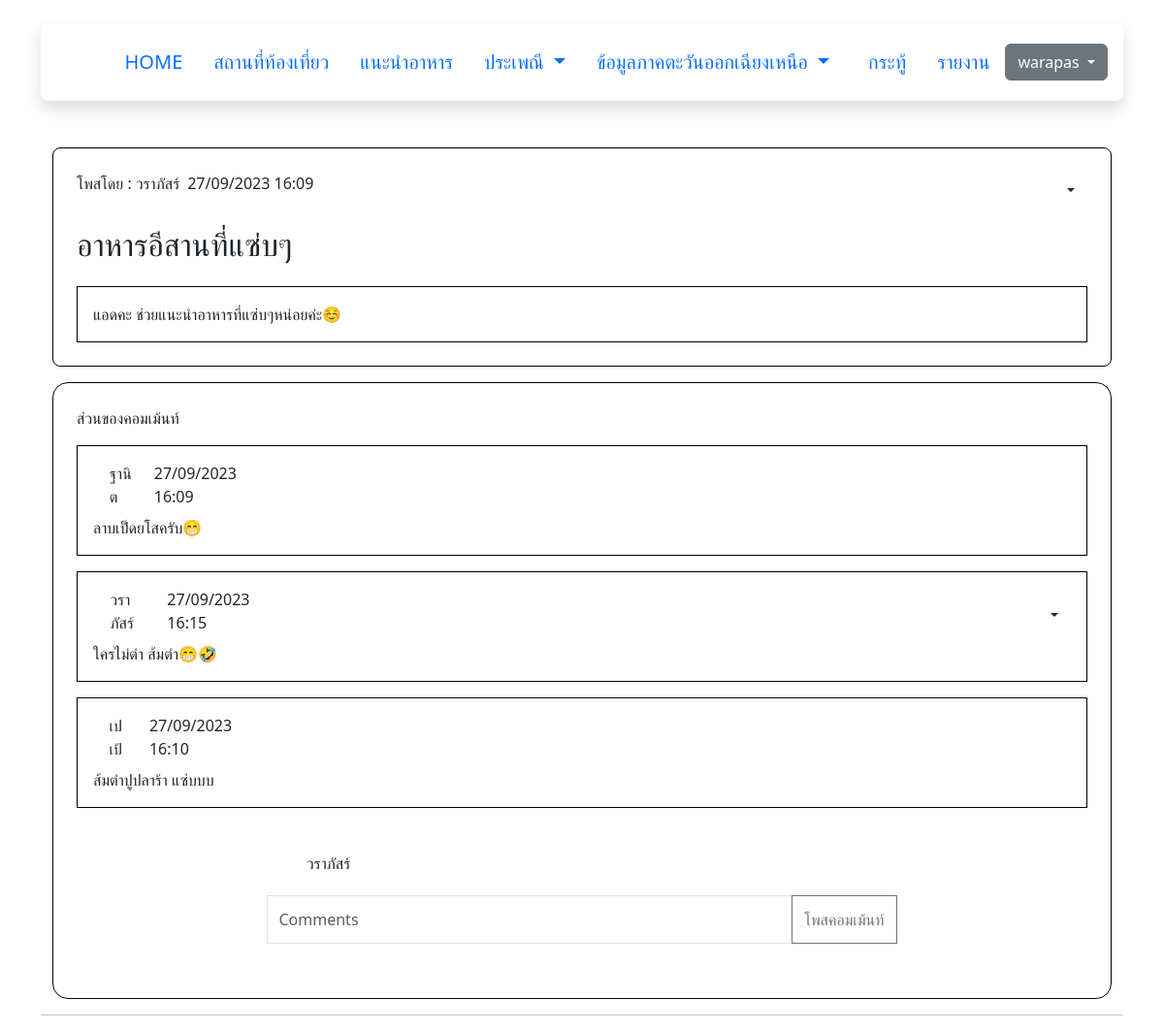
The app's page /Wed/topicscom.php?id=33 (signed in) with its own data.
### tables this page shows
CREATE TABLE `users` (
  `id_user` int(11) NOT NULL,
  `user` varchar(200) NOT NULL,
  `f_name` varchar(200) NOT NULL,
  `l_name` varchar(200) NOT NULL,
  `pass` varchar(200) NOT NULL
);

CREATE TABLE `topics` (
  `topic_id` int(11) NOT NULL,
  `id_user` int(11) DEFAULT NULL,
  `topic` varchar(255) DEFAULT NULL,
  `topic_content` longtext NOT NULL,
  `date_time` varchar(255) DEFAULT NULL
);

CREATE TABLE `comments` (
  `comment_id` int(11) NOT NULL,
  `topic_id` int(11) DEFAULT NULL,
  `id_user` int(11) DEFAULT NULL,
  `comment` longtext DEFAULT NULL,
  `date_time` varchar(255) NOT NULL
);

### Wed/topicscom.php (the view, shortened to what this page needs)
<?php
require('server.php');
$id_tp = $_GET['id'];
$query = "SELECT * FROM topics WHERE topic_id = $id_tp ";
$sum1 = mysqli_query($conn,$query );
$row = mysqli_fetch_assoc($sum1);
$query2 = "SELECT * FROM comments WHERE topic_id = $id_tp ";
$sum2 = mysqli_query($conn,$query2 );
?>
<!DOCTYPE html>
<html lang="en">
<head>
    <link href="https://cdn.jsdelivr.net/npm/bootstrap@5.3.2/dist/css/bootstrap.min.css" rel="stylesheet">
</head>
<body  class=" container justify-content-center d-block ">
<?php require('nav.php'); ?>
<div>
    <div class=" container justify-content-center d-blok  mt-5">
        <div class=" h-50% border border-black border-1 rounded-3 p-4">
            <div class="justify-content-between d-flex ">
            <div class="">
                <div class="d-flex ">
                    <p>โพสโดย : <?php
                        $id_a = $row['id_user'];
                        $query5 = "SELECT * FROM users WHERE id_user = $id_a";
                        $sum5 = mysqli_query($conn,$query5 );
                        $row5 = mysqli_fetch_assoc($sum5);
                        echo $row5['f_name'];?><div class="ms-2"><?php echo $row['date_time'];?></div></div>
                    <h2>
                        <?php
                            echo $row["topic"];
                        ?>
                    </h2>
                </div>
                <?php if(isset($_SESSION['username'])) {
                    if($_SESSION['id_user']==$row['id_user']){?>
                <div class="dropdown-center ">
                    <button class="btn  dropdown-toggle" type="button" data-bs-toggle="dropdown" aria-expanded="false"></button>
                </div>
                            <?php } }?>
            </div>
            <div class="border border-black border-1  p-3 mt-3">
                <?php
                   echo $row["topic_content"]; ?>
                </div>
        </div>
        <div class="mt-3 border border-black p-4 rounded-4  ">
            <div class=" mb-3">
                <p>ส่วนของคอมเม้นท์</p>
            </div>
            <div>
                <?php while($row2 = mysqli_fetch_assoc($sum2)){?>
                    <div class="border border-black p-3 mb-3 d-block bg-white  ">
                        <div class=" justify-content-between d-flex ">
                            <div class="mb-2 d-flex align-items-center  ">
                                <?php
                                $idu = $row2['id_user'];
                                $query3 = "SELECT * FROM users WHERE id_user = $idu";
                                $sum3 = mysqli_query($conn,$query3 );
                                $row3 = mysqli_fetch_assoc($sum3);
                                echo $row3['f_name'];?><div class="ms-3"> <?php echo $row2['date_time'];?></div>
                            </div><?php if(isset($_SESSION['username'])){ ?>
                            <?php if($row3['user']==$_SESSION['username']){?>
                            <div class="dropdown-center justify-content-end  d-flex ">
                                <button class="btn  dropdown-toggle" type="button" data-bs-toggle="dropdown" aria-expanded="false"></button>
                            </div>
                            <?php }} ?>
                        </div>
                        <?php echo $row2['comment']; ?>
                    </div>
                    <?php } ?>
            </div>
            <?php if(!isset($_SESSION['username'])){ ?>
            <div class="mt-3 justify-content-center d-block border border-black p-5 rounded-4   ">
                <div class="justify-content-center d-flex ">
                    <h2>กรุณาเข้าสู่ระบบก่อนคอมเมนต์</h2>
                </div>
                <div class="mt-3 justify-content-center d-flex">
                     <form method="post" action="login.php" >
                    <button type="submit" class="btn btn-primary" >เข้าสู่ระบบ</button>
                    </form>
                    <form method="post" action="register.php" >
                    <button type="submit" class="btn btn-primary"> สมัครสมาชิก</button>
                    </form>
                </div>
            </div>
            <?php } else { ?>
            <div  class=" container mt-3  p-3">
                <div class="justify-content-center d-flex  ">
                    <div style="width: 649px; height: 50px;" class="mb-2 d-flex align-items-center">
                        <?php
                        $p_id = $_SESSION['id_user'];
                        $query9 = "SELECT * FROM users WHERE id_user =$p_id";
                        $sum9 = mysqli_query($conn,$query9 );
                        $row9 = mysqli_fetch_assoc($sum9);
                        echo $row9['f_name'];?>
                    </div>
                </div>
                <div class="justify-content-center d-flex  ">
                      <form method="post" action="comments.php">
                    <div class="input-group mb-3"style="width: 649px; height: 50px;">
                             <input type="text" class="form-control" placeholder="Comments" aria-label="comments"name="comments" aria-describedby="button-addon2">
                             <button type="button" class="btn btn-outline-secondary" data-toggle="modal" data-target="#myModal"id="button-addon2">โพสคอมเม้นท์</button>
                    </div>
                 </form>
                </div>
            </div>
        </div>
                    <?php } ?>
    </div>
<hr>
</div>
</body>
</html>

### records on screen
users: f_name "วราภัสร์"
topics: date_time "27/09/2023 16:09", topic "อาหารอีสานที่แซ่บๆ", topic_content "แอดคะ ช่วยแนะนำอาหารที่แซ่บๆหน่อยค่ะ☺️"
comments: id_user.f_name "ฐานิต", date_time "27/09/2023 16:09", comment "ลาบเป็ดยโสครับ😁"
comments: id_user.f_name "วราภัสร์", date_time "27/09/2023 16:15", comment "ใครไม่ตำ ส้มตำ😁🤣"
comments: id_user.f_name "เปเป้", date_time "27/09/2023 16:10", comment "ส้มตำปูปลาร้า แซ่บบบ"

### other values on screen
$_SESSION['username'] "warapas"
